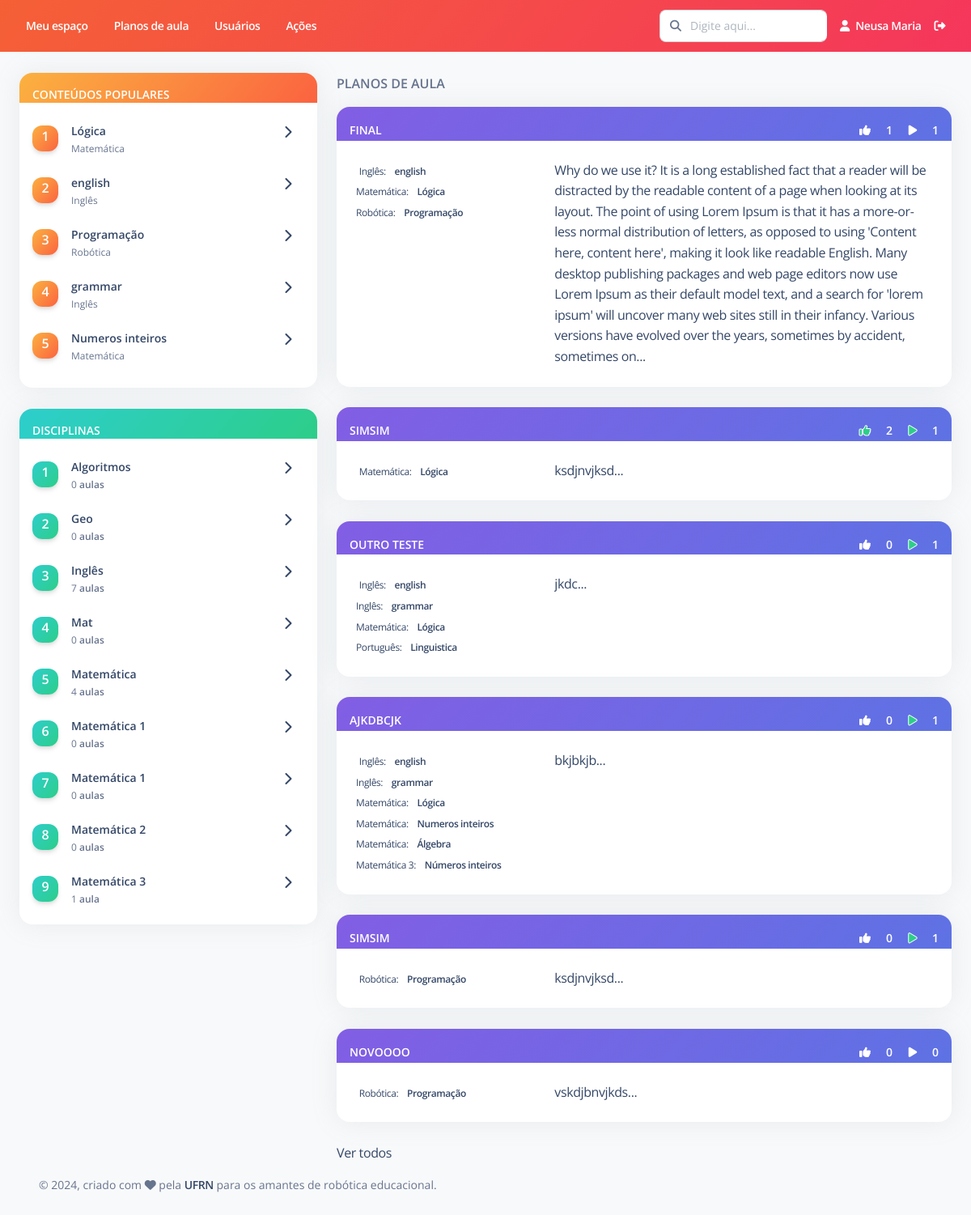
/ (signed in), run on the app's committed database.
### Disciplina/models.py (models this page shows, shortened)
class Conteudo(models.Model):
    nome = models.CharField(max_length=200, verbose_name="Nome")
    disciplina = models.ForeignKey(Disciplina, on_delete=models.RESTRICT, related_name="conteudos", verbose_name="Disciplina")
    status = models.CharField(max_length=7, choices=STATUS, default='Ativo')
    class Meta:
        ordering = ['disciplina', 'nome']
        verbose_name = "Conteúdo"
        verbose_name_plural = "Conteúdos"

class Disciplina(models.Model):
    nome = models.CharField(max_length=200, verbose_name="Nome")
    status = models.CharField(max_length=7, choices=STATUS, default='Ativo')
    def __str__(self):
        return self.nome
    class Meta:
        ordering = ['nome']
        verbose_name = "Disciplina"
        verbose_name_plural = "Disciplinas"

### PlanoAula/models.py (models this page shows, shortened)
class PlanoAula(models.Model):
    criador = models.ForeignKey(Usuario, on_delete=models.RESTRICT,null=True, verbose_name="Responsável")
    data_criacao = models.DateTimeField(default=timezone.now, verbose_name="Data de criação")
    titulo = models.CharField(max_length=200, verbose_name="Título")
    contextualizacao = models.TextField(verbose_name="Contextualização")
    descricao_atividade = models.TextField(verbose_name="Descrição da atividade")
    avaliacao = models.TextField(verbose_name="Critérios de avaliação", default="", blank=True, null=True)
    conteudos = models.ManyToManyField(Conteudo, related_name="planos_de_aula", verbose_name="Conteúdos")
    robo_equipamento = models.CharField(max_length=200, verbose_name="Equipamento", default="")
    robo_descricao = models.TextField(verbose_name="Descrição do robô", default="")
    robo_link = models.TextField(verbose_name="Links", blank=True, null=True)
    prog_linguagem = models.CharField(max_length=200, verbose_name="Linguagem de programação", default="")
    prog_descricao = models.TextField(verbose_name="Descrição da programação", default="")
    prog_link = models.TextField(verbose_name="Links", blank=True, null=True)
    prog_codigos = models.FileField(upload_to=user_directory_path, blank=True, null=True, verbose_name="Códigos")
    robo_fotos = models.ImageField(upload_to=user_directory_path, blank=True, null=True)
    robo_videos = models.ImageField(upload_to=user_directory_path, blank=True, null=True)
    robo_pdf = models.FileField(upload_to=user_directory_path, blank=True, null=True)
    exec_fotos = models.ImageField(upload_to=user_directory_path, blank=True, null=True)
    exec_videos = models.ImageField(upload_to=user_directory_path, blank=True, null=True)
    class Meta:
        ordering = ['titulo']
        verbose_name = "Plano de aula"
        verbose_name_plural = "Planos de aula"

### PlanoAula/views.py (the view)
# urls.py: 2. Add a URL to urlpatterns:  path('', views.home, name='home')
@login_required
def home(request):
    if (not request.user.first_name or not request.user.last_name):
        return redirect('usuario:completar_cadastro', pk = request.user.pk)
    planos_aula = PlanoAula.objects.all()
    conteudos = list(Conteudo.objects.filter(status='Ativo'))
    disciplinas = list(Disciplina.objects.filter(status='Ativo'))
    inf_disciplinas = encontrar_planos_aula_disciplina(planos_aula, disciplinas)
    principais_conteudos = encontrar_principais_conteudos(likes_execucao_por_conteudo(planos_aula, conteudos), 5)
    principais_planos_aula = encontrar_principais_planos_aula(planos_aula, 6)
    informacoes = {
        'lista_planos_aula': planos_aula[:10],
        'principais_conteudos': principais_conteudos,
        'principais_planos_aula': principais_planos_aula,
        'inf_disciplinas': inf_disciplinas
    }
    return render(request, "home.html", informacoes)

### PlanoAula/templatetags/attribute_tags.py (called while the page is built)
@register.filter
def encontrar_usuario_lista(qs, usuario):
    lista = list(qs.values_list('usuario', flat=True))
    if usuario in lista:
        return True
    else:
        return False

### PlanoAula/views.py (called while the page is built)
def encontrar_planos_aula_disciplina(planos_aula, disciplinas):
    inf_disciplinas = []
    for disciplina in disciplinas:
        informacoes = []
        informacoes.append(disciplina)
        informacoes.append(0)
        inf_disciplinas.append(informacoes)
    for plano_aula in planos_aula:
        disciplinas_pa = []
        for conteudo in plano_aula.conteudos.all():
            if conteudo.disciplina not in disciplinas_pa:
                disciplinas_pa.append(conteudo.disciplina)
        for disciplina in disciplinas_pa:
            indice = disciplinas.index(disciplina)
            inf_disciplinas[indice][1] += 1
    return inf_disciplinas

def likes_execucao_por_conteudo(planos_aula, conteudos):
    likes = LikePlanoAula.objects.all()
    execucoes = ExecucaoPlanoAula.objects.all()
    inf_conteudos = []
    for conteudo in conteudos:
        informacoes = []
        informacoes.append(conteudo)
        informacoes.append(0)
        inf_conteudos.append(informacoes)
    for plano_aula in planos_aula:
        likes = list(LikePlanoAula.objects.filter(plano_aula=plano_aula).values_list('usuario', flat=True))
        execucoes = list(ExecucaoPlanoAula.objects.filter(plano_aula=plano_aula).values_list('usuario', flat=True))
        quantidade_likes_execucoes = len(set(likes + execucoes))
        for indice, conteudo in enumerate(conteudos):
            if conteudo in plano_aula.conteudos.all():
                inf_conteudos[indice][1] += quantidade_likes_execucoes
    return inf_conteudos

def encontrar_principais_planos_aula(planos_aula, quantidade):
    inf_planos_aula = []
    for plano_aula in planos_aula:
        likes = list(LikePlanoAula.objects.filter(plano_aula=plano_aula).values_list('usuario', flat=True))
        execucoes = list(ExecucaoPlanoAula.objects.filter(plano_aula=plano_aula).values_list('usuario', flat=True))
        quantidade_likes_execucoes = len(set(likes + execucoes))
        inf_planos_aula.append([plano_aula, quantidade_likes_execucoes])
    inf_planos_aula.sort(key = lambda x: x[1], reverse=True)
    return inf_planos_aula[0:quantidade]

def encontrar_principais_conteudos(inf_conteudos, quantidade):
    inf_conteudos.sort(key = lambda x: x[1], reverse=True)
    return inf_conteudos[0:quantidade]

### templates/home.html (shortened to what this page needs)
    {% extends "Base/base.html" %}
    {% load static %}
    {% load attribute_tags %}
    {% block conteudo %}
    <br>
    <div class="row">
        <div class="col-lg-4 col-md-4">
            <div class="card">
                <div class="card-header pb-0 p-3 bg-gradient-warning">
                    <p class="text-sm mb-0 text-uppercase text-white font-weight-bold">Conteúdos populares</p>
                </div>
                <div class="card-body p-3 overflow-auto">
                    <ul class="list-group">
                        {% for conteudo in principais_conteudos %}
                        <li class="list-group-item border-0 d-flex justify-content-between ps-0 mb-2 border-radius-lg">
                            <div class="d-flex align-items-center">
                                <div class="icon icon-shape icon-sm me-3 bg-gradient-warning shadow text-center">
                                    <p class="text-white font-weight-bold">{{ forloop.counter }}</p>
                                </div>
                                <div class="d-flex flex-column">
                                    <h6 class="mb-1 text-dark text-sm">{{ conteudo.0.nome }}</h6>
                                    <span class="text-xs">{{ conteudo.0.disciplina }}</span>
                                </div>
                            </div>
                            <div class="d-flex">
                                <a href="{% url 'plano_aula:listar' %}?conteudos={{conteudo.0.id}}"><i class="fa fa-chevron-right"></i></a>
                            </div>
                        </li>
                        {% endfor %}
                    </ul>
                </div>
            </div>
            <br>
            <div class="card">
                <div class="card-header home pb-0 p-3 bg-gradient-success">
                    <p class="text-sm mb-0 text-uppercase text-white font-weight-bold">Disciplinas</p>
                </div>
                <div class="card-body p-3 overflow-auto" style="height:600px">
                    <ul class="list-group">
                        {% for disciplina in inf_disciplinas %}
                        <li class="list-group-item border-0 d-flex justify-content-between ps-0 mb-2 border-radius-lg">
                            <div class="d-flex align-items-center">
                                <div class="icon icon-shape icon-sm me-3 bg-gradient-success shadow text-center">
                                    <p class="text-white font-weight-bold opacity-10">{{ forloop.counter }}</p>
                                </div>
                                <div class="d-flex flex-column">
                                    <h6 class="mb-1 text-dark text-sm">{{ disciplina.0 }}</h6>
                                    <span class="text-xs">{{ disciplina.1 }} <span class="font-weight-bold">
                                    {% if disciplina.1 == 1 %}
                                        aula</span></span>
                                    {% else %} aulas </span>
                                    </span>
                                    {% endif %}
                                </div>
                            </div>
                            <div class="d-flex">
                                <a href="{% url 'plano_aula:listar' %}?conteudos__disciplina={{disciplina.0.id}}"><i class="fa fa-chevron-right"></i></a>
                            </div>
                        </li>
                        {% endfor %}
                    </ul>
                </div>
            </div>
        </div>
        <div class="col-lg-8 col-md-8">
            <p class="text-uppercase font-weight-bold">Planos de aula</p>
            {% for plano_aula in principais_planos_aula %}
                <div class="card">
                    <div class="card-header bg-gradient-primary pb-0 p-3">
                        <span class="text-sm mb-0 text-uppercase text-white font-weight-bold">{{plano_aula.0.titulo}}</span>
                        <div class="float-end">
                            <span class="text-sm mb-0 text-uppercase text-white font-weight-bold">
                                {% if plano_aula.0.likes.all|encontrar_usuario_lista:user.id %}
                                    <a onclick="marcar_favorito({{plano_aula.0.id}}, {{user.id}})">
                                        <i class="fas fa-thumbs-up px-3" id="icon_thumbs_up_{{plano_aula.0.id}}"
                                        style="color: var(--bs-success);
                                                -webkit-text-stroke: 1px white;"></i>
                                    </a>
                                {% else %}
                                    <a onclick="marcar_favorito({{plano_aula.0.id}}, {{user.id}})">
                                        <i class="fas fa-thumbs-up px-3" id="icon_thumbs_up_{{plano_aula.0.id}}"
                                        style="color: white;"></i>
                                    </a>
                                {% endif %}
                                <span id="contador_thumbs_up_{{plano_aula.0.id}}">{{ plano_aula.0.likes.count }}</span>
                            </span>
                            <span class="text-sm mb-0 text-uppercase text-white font-weight-bold">
                                {% if plano_aula.0.execucoes.all|encontrar_usuario_lista:user.id %}
                                    <a onclick="marcar_executado({{plano_aula.0.id}}, {{user.id}})">
                                        <i class="fas fa-play px-3" id="icon_play_{{plano_aula.0.id}}"
                                        style="color: var(--bs-success);
                                                -webkit-text-stroke: 1px white;"></i>
                                    </a>
                                {% else %}
                                    <a onclick="marcar_executado({{plano_aula.0.id}}, {{user.id}})">
                                        <i class="fas fa-play px-3" id="icon_play_{{plano_aula.0.id}}"
                                        style="color: white;"></i>
                                    </a>
                                {% endif %}
                                <span id="contador_play_{{plano_aula.0.id}}">{{ plano_aula.0.execucoes.count }}</span>
                            </span>
                        </div>
                    </div>
                    <a href="{% url 'plano_aula:detalhes' pk=plano_aula.0.pk %}">
                        <div class="card-body row">
                            <div class="col-4">
                                {% for conteudo in plano_aula.0.conteudos.all %}
                                    <span class="mb-2 text-xs">{{conteudo.disciplina}}:
                                        <span class="text-dark font-weight-bold ms-sm-2">{{conteudo.nome}}</span>
                                    </span>
                                    <br>
                                {% endfor %}
                            </div>
                            <div class="col-8">
                                <div class="overflow-auto">
                                    {{ plano_aula.0.descricao_atividade|slice:":600" }}...
                                </div>
                            </div>
                        </div>
                    </a>
                </div>
                <br>
            {% endfor %}
            <a href="">Ver todos</a>
        </div>
    </div>
    {% endblock %}

### templates/Base/navbar-horizontal.html (shortened to what this page needs)
{% load static %}
      <div class="collapse navbar-collapse mt-sm-0 mt-2 me-md-0 me-sm-4" id="navbar">
        <div class="navbar-nav mr-auto">
          <ul class="navbar-nav justify-content-end">
            <li class="nav-item px-3 d-flex align-items-center">
              <a href="" class="nav-link font-weight-bold px-0 text-white">
                <span class="d-sm-inline d-none">Meu espaço</span>
              </a>
            </li>
            <li class="nav-item px-3 d-flex align-items-center">
              <a href="" class="nav-link font-weight-bold px-0 text-white">
                <span class="d-sm-inline d-none">Planos de aula</span>
              </a>
            </li>
            <li class="nav-item px-3 d-flex align-items-center">
              <a href="" class="nav-link font-weight-bold px-0 text-white">
                <span class="d-sm-inline d-none">Usuários</span>
              </a>
            </li>
            <li class="nav-item px-3 d-flex align-items-center">
              <a href="{% url 'acoes:listar' %}" class="nav-link font-weight-bold px-0 text-white">
                <span class="d-sm-inline d-none">Ações</span>
              </a>
            </li>
          </ul>
        </div>
        <div class="navbar-nav ml-auto collapse navbar-collapse justify-content-end">
          <div class="pe-md-3 d-flex align-items-center">
            <div class="input-group">
              <span class="input-group-text text-body"><i class="fa fa-search" aria-hidden="true"></i></span>
              <input type="text" class="form-control" placeholder="Digite aqui...">
            </div>
          </div>
          <ul class="navbar-nav justify-content-end">
            <li class="nav-item d-flex align-items-center">
              <a href="" class="nav-link font-weight-bold px-0 text-white">
                <i class="fa fa-user me-sm-1"></i>
                <span class="d-sm-inline d-none">{{user.first_name}} {{user.last_name}}</span>
              </a>
            </li>
            <li class="nav-item px-3 d-flex align-items-center">
              <a href="javascript:;" class="nav-link p-0 text-white">
                <i class="fa fa-sign-out-alt fixed-plugin-button-nav cursor-pointer"></i>
              </a>
            </li>
          </ul>
        </div>
      </div>

### static/assets/css/nucleo-svg.css (style rules this page uses)
.icon { display: inline-block; color: #111111; height: 1em; width: 1em; }
.icon-sm { height: 0.8em; width: 0.8em; }
.icon { fill: currentColor; stroke: none; }

### data on the page
Conteudo: nome "Lógica", disciplina.nome "Matemática", disciplina "Matemática"
Conteudo: nome "english", disciplina.nome "Inglês", disciplina "Inglês"
Conteudo: nome "Programação", disciplina.nome "Robótica", disciplina "Robótica"
Conteudo: nome "grammar", disciplina.nome "Inglês", disciplina "Inglês"
Conteudo: nome "Numeros inteiros", disciplina.nome "Matemática", disciplina "Matemática"
Disciplina: nome "Algoritmos", disciplina "0", shows "aulas"
Disciplina: nome "Geo", disciplina "0", shows "aulas"
Disciplina: nome "Inglês", disciplina "7", shows "aulas"
Disciplina: nome "Mat", disciplina "0", shows "aulas"
Disciplina: nome "Matemática", disciplina "4", shows "aulas"
Disciplina: nome "Matemática 1", disciplina "0", shows "aulas"
Disciplina: nome "Matemática 1", disciplina "0", shows "aulas"
Disciplina: nome "Matemática 2", disciplina "0", shows "aulas"
Disciplina: nome "Matemática 3", disciplina "1", shows "aula"
PlanoAula: titulo "FINAL", id "1", descricao_atividade "Why do we use it? It is a long established fact that a reader will be distracted by the readable content of a page when looking at its layout. The point of using Lorem Ipsum is that it has a more-or-less normal distribution of letters, as opposed to using 'Content here, content here', making it look like readable English. Many desktop publishing packages and web page editors now use Lorem Ipsum as their default model text, and a search for 'lorem ipsum' will uncover many web sites still in their infancy. Various versions have evolved over the years, sometimes by accident, sometimes on"
PlanoAula: titulo "SIMSIM", id "2", id "1", descricao_atividade "ksdjnvjksd"
PlanoAula: titulo "OUTRO TESTE", id "0", id "1", descricao_atividade "jkdc"
Conteudo: disciplina "Português", nome "Linguistica"
PlanoAula: titulo "AJKDBCJK", id "0", id "1", descricao_atividade "bkjbkjb"
Conteudo: disciplina "Matemática", nome "Álgebra"
Conteudo: disciplina "Matemática 3", nome "Números inteiros"
PlanoAula: titulo "SIMSIM", id "0", id "1", descricao_atividade "ksdjnvjksd"
PlanoAula: titulo "NOVOOOO", id "0", descricao_atividade "vskdjbnvjkds"

### other printed values
{{ user.first_name }} "Neusa"
{{ user.last_name }} "Maria"
